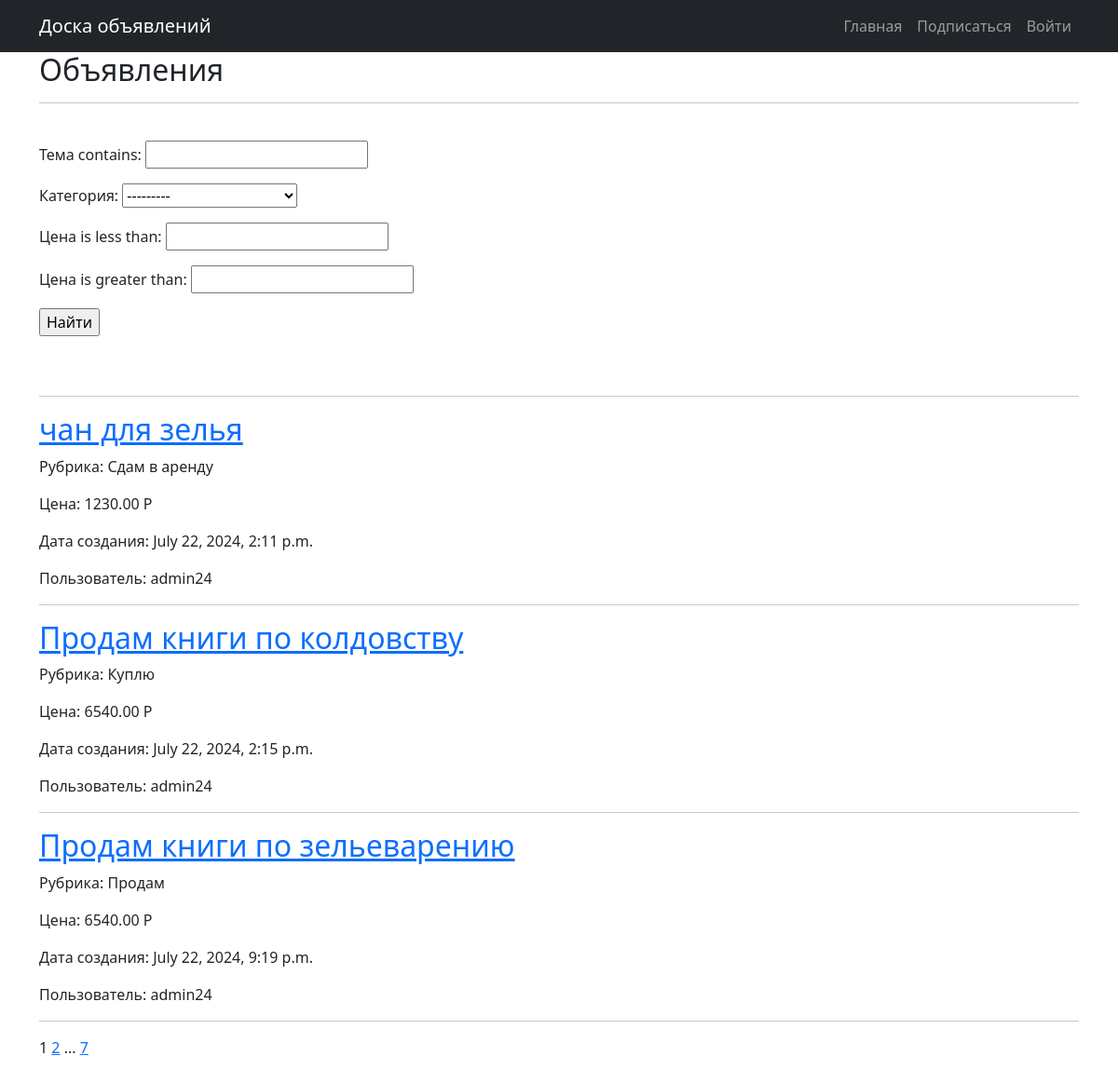
The page / on the database its author committed.
### config/models.py (models this page shows, shortened)
class Advert(models.Model):
    user = models.ForeignKey(User, verbose_name='Пользователь', on_delete=models.CASCADE)
    category = models.ForeignKey(Category, verbose_name='Категория', on_delete=models.CASCADE)
    filters = models.ForeignKey(FilterAdvert, verbose_name='Фильтр', on_delete=models.CASCADE)
    date = models.ForeignKey(DateAdvert, verbose_name='Срок', on_delete=models.CASCADE)
    subject = models.CharField('Тема', max_length=200)
    description = models.TextField("Объявление", max_length=10000)
    images = models.ForeignKey('gallery.Gallery', verbose_name='Изображения', blank=True, null=True, on_delete=models.SET_NULL)
    file = models.FileField("Файл", upload_to='board/', blank=True, null=True)
    price = models.DecimalField('Цена', max_digits=20, decimal_places=2)
    created = models.DateTimeField('Дата создания', auto_now_add=True)
    moderation = models.BooleanField('Модерация', default=False)
    slug = models.SlugField('url', max_length=200, unique=True)
    rating = models.SmallIntegerField("Лайки", default=0)
    """Добавим абсолютный путь, чтобы после создания нас перебрасывало на страницу с объявлениями"""
    def get_absolute_url(self):
       return reverse('advert-detail', kwargs={'pk': self.pk})
    class Meta:
        verbose_name = 'Объявление'
        verbose_name_plural = 'Объявления'

class FilterAdvert(models.Model):
    name = models.CharField('Имя', max_length=50, unique=True)
    slug = models.SlugField('url', max_length=50, unique=True)
    def __str__(self):
        return self.name
    class Meta:
        verbose_name = 'Фильтр'
        verbose_name_plural = 'Фильтры'
        ordering = ["id"]

### config/views.py (the view)
# urls.py: path('', AdvertList.as_view(), name="advert-list"),
class AdvertList(ListView):
    model = Advert
    context_object_name = 'advert'
    queryset = Advert.objects.all()
    template_name = 'board/advert-list.html'
    paginate_by = 3
    def get_queryset(self):
        queryset = super().get_queryset()
        self.filterset = AdvertFilter(self.request.GET, queryset)
        return self.filterset.qs
    def get_context_data(self, **kwargs):
        context = super().get_context_data(**kwargs)
        context['filterset'] = self.filterset
        return context

### config/models.py (called while the page is built)
    def __str__(self):
        return self.name

### config/templatetags/custom_filters.py (called while the page is built)
@register.filter()
def currency(value):
   return f'{value} Р'

### config/templatetags/custom_tags.py (called while the page is built)
@register.simple_tag(takes_context=True)
def url_replace(context, **kwargs):
   d = context['request'].GET.copy()
   for k, v in kwargs.items():
       d[k] = v
   return d.urlencode()

### board/templates/board/advert-list.html (shortened to what this page needs)
{% extends 'default.html' %}
{% load custom_filters %}
{% load custom_tags %}
{% block content %}
          <h2>Объявления</h2>
    <hr>
    <br>
           <form action="" method="get">
               {{ filterset.form.as_p }}
               <input type="submit" value="Найти" />
           </form>
        <br><br>
          <hr>
    {% for advert in object_list %}
        <h2><a href="{{ advert.get_absolute_url }}">{{ advert.subject|truncatechars:45 }}</a></h2>
        <p>Рубрика: {{ advert.filters }}</p>
        <p>Цена: {{ advert.price|currency }}</p>
        <p>Дата создания: {{ advert.created }}</p>
        <p>Пользователь: {{ advert.user }}</p>
        <hr>
    {% endfor %}
   {{ page_obj.number }}
   {% if page_obj.has_next %}
       <a href="?{% url_replace page=page_obj.next_page_number %}">{{ page_obj.next_page_number }}</a>
       {% if paginator.num_pages != page_obj.next_page_number %}
           ...
           <a href="?{% url_replace page=page_obj.paginator.num_pages %}">{{ page_obj.paginator.num_pages }}</a>
       {% endif %}
   {% endif %}
    <br>
    <br>
    <br>
    <br>
{% endblock content %}

### board/templates/default.html (shortened to what this page needs)
<!DOCTYPE html>
<html lang="en">
    <head>
        {% load static %}
        <link href="{% static 'css/styles.css' %}" rel="stylesheet" />
    </head>
    <body>
        <nav class="navbar navbar-expand-lg navbar-dark bg-dark static-top">
   <div class="container">
       <a class="navbar-brand" href="http://127.0.0.1:8000/">Доска объявлений</a>
       <div class="collapse navbar-collapse" id="navbarResponsive">
           <ul class="navbar-nav ms-auto mb-2 mb-lg-0">
               <li class="nav-item active">
                   <a class="nav-link" href="http://127.0.0.1:8000/">Главная
                   </a>
               </li>
               <li class="nav-item">
                   <a class="nav-link" href="http://127.0.0.1:8000/subscriptions/">Подписаться</a>
               </li>
               <li class="nav-item">
                   <a class="nav-link" href="http://127.0.0.1:8000/accounts/login/">Войти</a>
               </li>
           </ul>
       </div>
   </div>
</nav>
        <div class="container">
            <div class="row">
                <div class="col-lg-12 text-left">
                    {% block content %}{% endblock content %}
                </div>
            </div>
        </div>
    </body>
</html>

### rows shown on the page
Advert: subject "чан для зелья", filters "Сдам в аренду", price "1230.00 Р", created "July 22, 2024, 2:11 p.m.", user "admin24"
Advert: subject "Продам книги по колдовству", filters "Куплю", price "6540.00 Р", created "July 22, 2024, 2:15 p.m.", user "admin24"
Advert: subject "Продам книги по зельеварению", filters "Продам", price "6540.00 Р", created "July 22, 2024, 9:19 p.m.", user "admin24"

### other values the page prints
{{ page_obj.number }} "1"
{{ page_obj.next_page_number }} "2"
{{ page_obj.paginator.num_pages }} "7"
